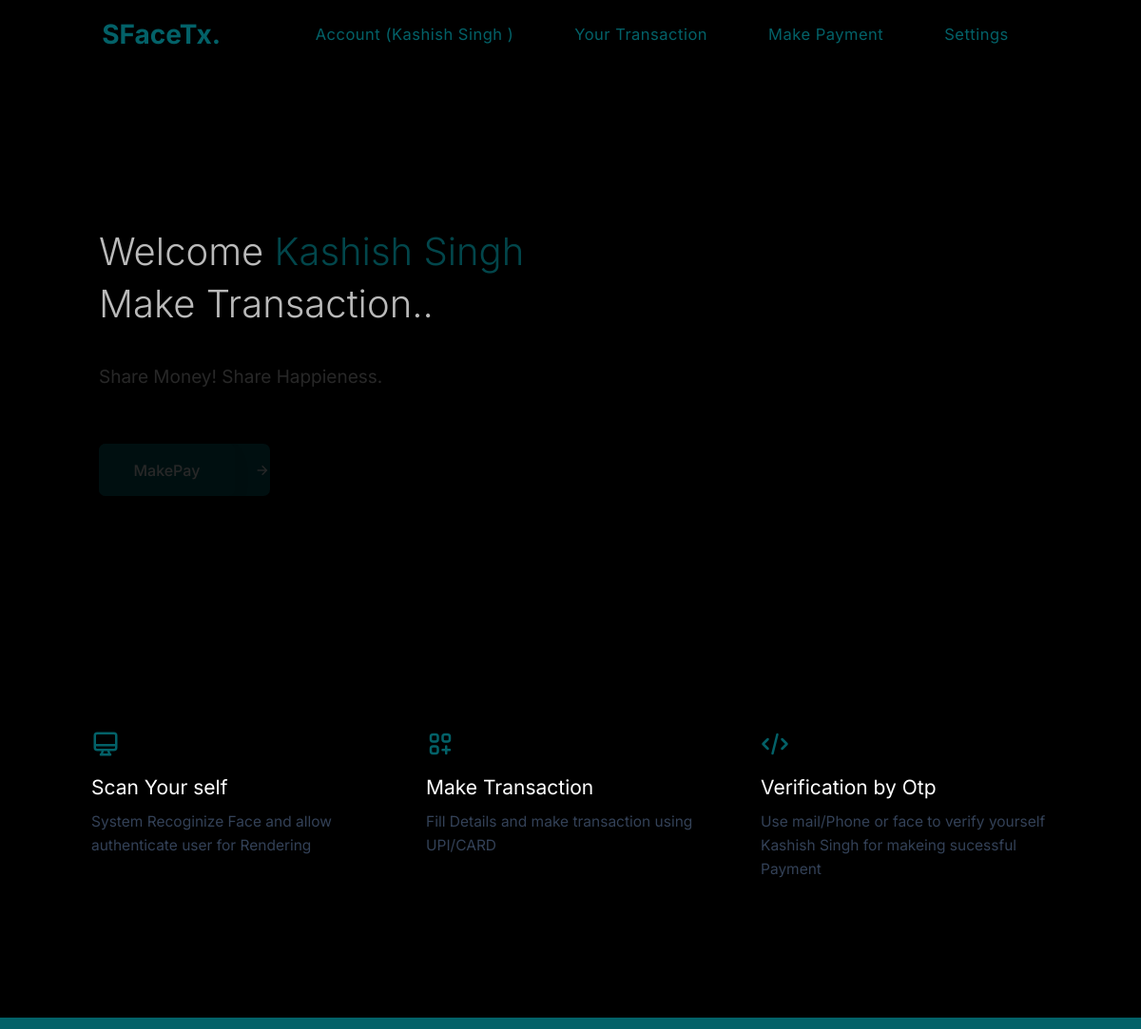
Before: /greeting/1/ with the older database file.
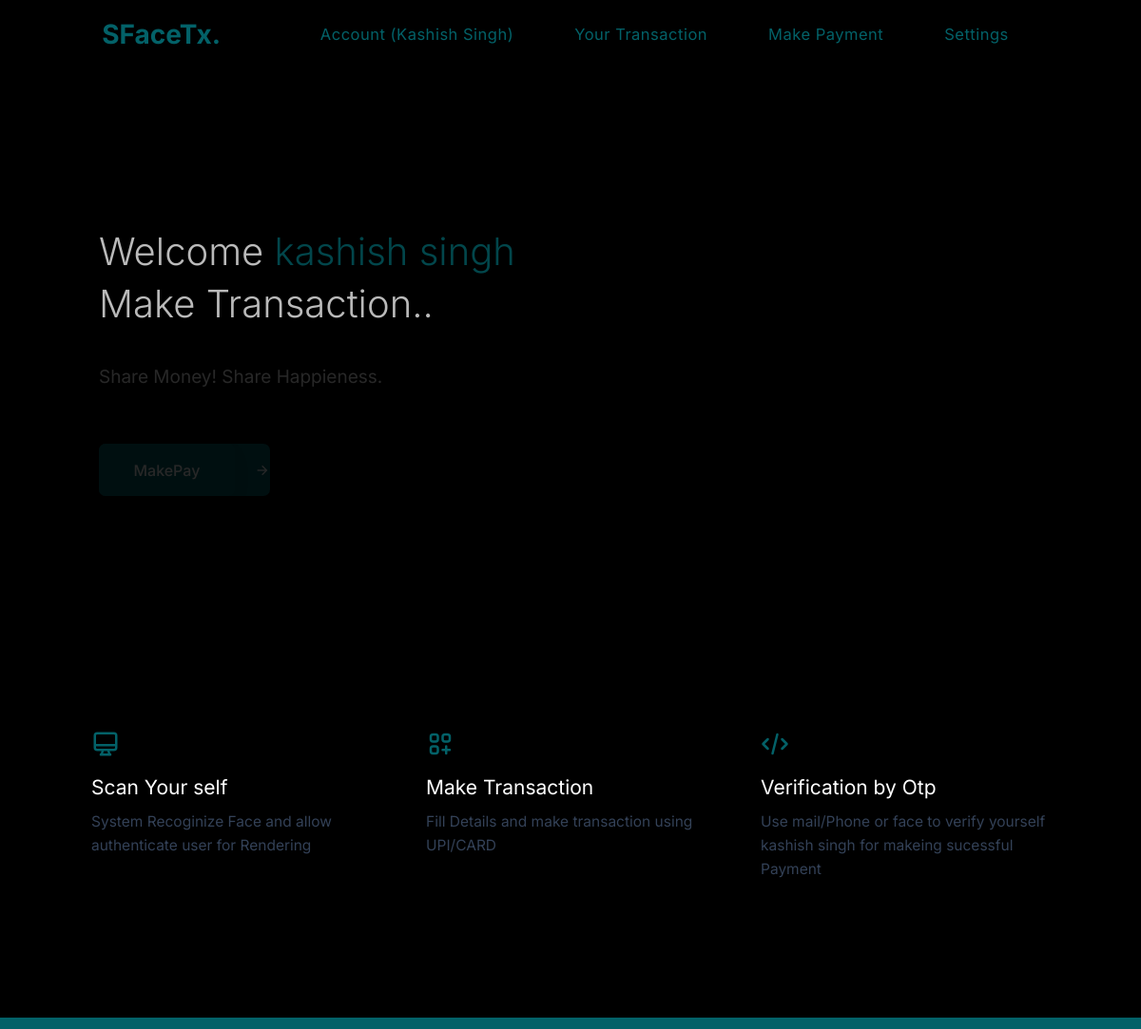
After: the same page with the newer database file.
### Face_Detection/models.py (models this page shows, shortened)
class UserProfile(models.Model):
    face_id = models.IntegerField(primary_key=True)
    name = models.CharField(max_length=50)
    address = models.CharField(max_length = 100)
    phone = models.CharField(max_length =  10)
    email = models.CharField(max_length = 20)
    image = models.ImageField(upload_to='profile_image', blank=True)

### Face_Detection/views.py (the view)
# urls.py: path('greeting/<face_id>/',Greeting,name='greeting'),
def Greeting(request,face_id):
    face_id = int(face_id)
    context ={
        'user' : UserProfile.objects.get(face_id = face_id)
    }
    return render(request,'faceDetection/greeting.html',context=context)

### templates/faceDetection/greeting.html (shortened to what this page needs)
<!DOCTYPE html>
<html lang="en">
  <head>
    <link
      href="https://cdn.jsdelivr.net/npm/remixicon@2.5.0/fonts/remixicon.css"
      rel="stylesheet"
    />
    <link href="https://unpkg.com/aos@2.3.1/dist/aos.css" rel="stylesheet" />
  </head>
  <body>
    <header class="container header">
      <nav class="nav">
        <div class="logo">
          <h2>SFaceTx.</h2>
        </div>
        <div class="nav_menu" id="nav_menu">
          <ul class="nav_menu_list">
            <li class="nav_menu_item">
              <a href="{% url 'profile' user.face_id %}" class="nav_menu_link">Account ({{ user.name }})</a>
            </li>
            <li class="nav_menu_item">
              <a href="#" class="nav_menu_link">Your Transaction</a>
            </li>
            <li class="nav_menu_item">
              <a href="{%  url 'credit' user.face_id %}" class="nav_menu_link">Make Payment</a>
            </li>
            <li class="nav_menu_item">
              <a href="#" class="nav_menu_link">Settings</a>
            </li>
          </ul>
        </div>
      </nav>
    </header>
    <section class="wrapper">
      <div class="container">
        <div class="grid-cols-2">
          <div class="grid-item-1">
            <h1 class="main-heading">
              Welcome  <span>{{ user.name }}</span>
              <br />
              Make Transaction..
            </h1>
            <p class="info-text">
              Share Money! Share Happieness.
            </p>
            <div class="btn_wrapper">
              <button   class="btn view_more_btn" >
                <a class="btn view_more_btn"  href="{% url 'make_payment' %}" >MakePay</a><i class="ri-arrow-right-line"></i>
              </button>
            </div>
          </div>
          <div class="grid-item-2">
            <div class="team_img_wrapper">
            </div>
          </div>
        </div>
      </div>
    </section>
    <section class="wrapper">
      <div class="container" data-aos="fade-up" data-aos-duration="1000">
        <div class="grid-cols-3">
          <div class="grid-col-item">
            <div class="icon">
              <svg
                xmlns="http://www.w3.org/2000/svg"
                fill="none"
                viewBox="0 0 24 24"
                stroke="currentColor"
              >
                <path
                  stroke-linecap="round"
                  stroke-linejoin="round"
                  stroke-width="2"
                  d="M9.75 17L9 20l-1 1h8l-1-1-.75-3M3 13h18M5 17h14a2 2 0 002-2V5a2 2 0 00-2-2H5a2 2 0 00-2 2v10a2 2 0 002 2z"
                />
              </svg>
            </div>
            <div class="featured_info">
              <span>Scan Your self</span>
              <p>
                System Recoginize Face and allow authenticate user for Rendering
              </p>
            </div>
          </div>
          <div class="grid-col-item">
            <div class="icon">
            </div>
            <div class="featured_info">
              <span>Make Transaction</span>
              <p>
                Fill Details and make transaction using UPI/CARD
              </p>
            </div>
          </div>
          <div class="grid-col-item">
            <div class="icon">
              <svg
                xmlns="http://www.w3.org/2000/svg"
                fill="none"
                viewBox="0 0 24 24"
                stroke="currentColor"
              >
                <path
                  stroke-linecap="round"
                  stroke-linejoin="round"
                  stroke-width="2"
                  d="M10 20l4-16m4 4l4 4-4 4M6 16l-4-4 4-4"
                />
              </svg>
            </div>
            <div class="featured_info">
              <span>Verification by Otp</span>
              <p>
                Use mail/Phone or face to verify yourself {{user.name}} for makeing sucessful Payment
              </p>
            </div>
          </div>
        </div>
      </div>
    </section>
    <footer></footer>
  </body>
</html>

Changed rows visible on the page:
changed UserProfile "Kashish Singh": name "Kashish Singh" → "kashish singh"
